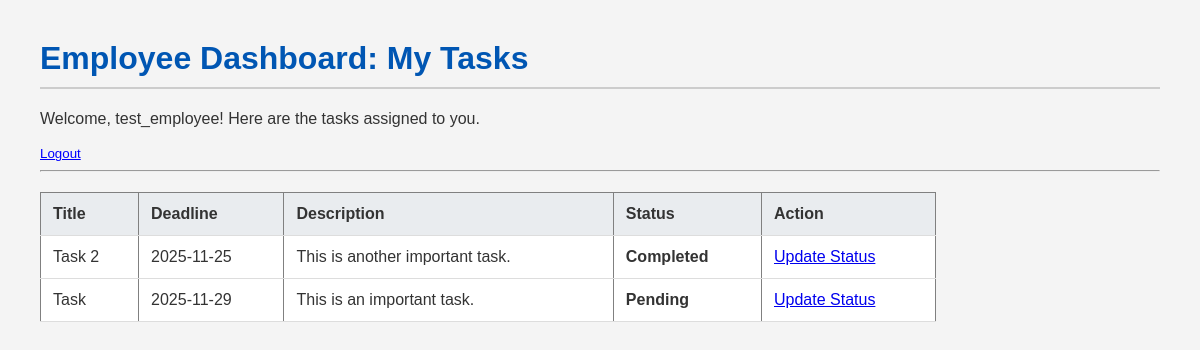
Screenshot of / (signed in) with the database file from the repository.
### tasks/models.py (models this page shows, shortened)
class Task(models.Model):
    title = models.CharField(max_length=200)
    description = models.TextField()
    assigned_to = models.ForeignKey(
        User,
        on_delete=models.SET_NULL,
        null=True,
        blank=True,
        related_name='tasks_assigned'
    )
    status = models.CharField(
        max_length=20,
        choices=STATUS_CHOICES,
        default='Pending'
    )
    deadline_date = models.DateField()
    created_at = models.DateTimeField(auto_now_add=True)
    updated_at = models.DateTimeField(auto_now=True)

### tasks/views.py (the view)
# urls.py: path('', views.home_view, name = 'home'),
@login_required
def home_view(request):
    user = request.user
    if is_admin(user):
        return render(request, 'tasks/admin_dashboard.html')
    elif is_employee(user):
        employee_tasks = Task.objects.filter(assigned_to=user).order_by('deadline_date')
        context = {
            'tasks': employee_tasks,
            'user': user
        }
        return render(request, 'tasks/employee_dashboard.html', context)
    else:
        return render(request, 'tasks/no_role_assigned.html')

### accounts/models.py (called while the page is built)
def is_employee(user):
    return user.groups.filter(name='Employee').exists()

def is_admin(user):
    return user.is_superuser or user.groups.filter(name='Admin').exists()

### tasks/templates/tasks/employee_dashboard.html (shortened to what this page needs)
{% extends 'base.html' %}
{% block content %}
<h1>Employee Dashboard: My Tasks</h1>
<p>Welcome, {{ user.username }}! Here are the tasks assigned to you.</p>
<form method="post" action="{% url 'logout' %}">
    <button type="submit" style="border: none; background: none; color: blue; cursor: pointer; padding: 0; text-decoration: underline;">
        Logout
    </button>
</form>
<hr>
{% if tasks %}
<table border="1" cellpadding="10">
    <thead>
        <tr>
            <th>Title</th>
            <th>Deadline</th>
            <th>Description</th>
            <th>Status</th>
            <th>Action</th>
        </tr>
    </thead>
    <tbody>
    {% for task in tasks %}
        <tr>
            <td>{{ task.title }}</td>
            <td>{{ task.deadline_date|date:"Y-m-d" }}</td>
            <td>{{ task.description|truncatechars:50 }}</td>
            <td><strong>{{ task.status }}</strong></td>
            <td>
                <a href="{% url 'employee_update_task' task.id %}">Update Status</a>
            </td>
        </tr>
    {% endfor %}
    </tbody>
</table>
{% else %}
    <p>You currently have no tasks assigned.</p>
{% endif %}
{% endblock content %}

### templates/base.html (shortened to what this page needs)
{% load static %}
<!DOCTYPE html>
<html lang="en">
<head>
    <link rel="stylesheet" href="{% static 'css/base.css' %}">
</head>
<body>
    <div id="content">
        {% block content %}
        {% endblock content %}
    </div>
</body>
</html>

### static/css/base.css (style rules this page uses)
body { font-family: Arial, sans-serif; margin: 40px; background-color: #f4f4f4; color: #333; }
h1 { color: #0056b3; border-bottom: 2px solid #ccc; padding-bottom: 10px; }
table { width: 80%; border-collapse: collapse; margin-top: 20px; background-color: white; }
th, td { padding: 12px; text-align: left; border-bottom: 1px solid #ddd; }
th { background-color: #e9ecef; }
button[type="submit"], input[type="submit"] { background-color: #007bff; color: white; padding: 10px 15px; border: none; border-radius: 5px; cursor: pointer; }

### rows the page displays
Task: title "Task 2", deadline_date "2025-11-25", description "This is another important task.", status "Completed"
Task: title "Task", deadline_date "2025-11-29", description "This is an important task.", status "Pending"

### other values shown
{{ user.username }} "test_employee"
